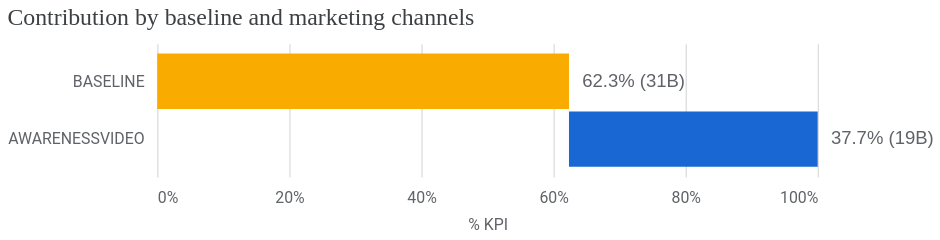

Here is the notebook cell this chart was saved with:
### Code cell
# 3. Search Volume Decomposition Waterfall Chart
visualizer.MediaSummary(
    meridian=mmm1s
).plot_contribution_waterfall_chart()

### Figure 1 — Vega-Lite specification as saved in the notebook (floating-point values rounded to 4 significant figures)
{"config": {"view": {"continuousWidth": 300, "continuousHeight": 300, "strokeOpacity": 0}, "axis": {"labelColor": "#5F6368", "labelFont": "Roboto", "labelFontSize": 12, "titleColor": "#5F6368", "titleFont": "Roboto", "titleFontSize": 12, "titleFontWeight": "normal", "titlePadding": 10}}, "layer": [{"mark": {"type": "bar", "size": 42}, "encoding": {"color": {"condition": {"test": "(datum.channel === 'BASELINE')", "value": "#F9AB00"}, "value": "#1967D2"}, "x": {"axis": {"domain": false, "format": "%", "labelPadding": 10, "tickCount": 5, "ticks": false}, "field": "prev_sum", "title": "% KPI", "type": "quantitative"}, "x2": {"field": "sum_outcome"}, "y": {"axis": {"domain": false, "labelLimit": 250, "labelPadding": 10, "ticks": false}, "field": "channel", "scale": {"paddingOuter": 0.2}, "sort": null, "title": null, "type": "nominal"}}, "transform": [{"window": [{"op": "sum", "field": "pct_of_contribution", "as": "sum_outcome"}, {"op": "lead", "field": "channel", "as": "kwargs"}]}, {"calculate": "datum.sum_outcome - datum.pct_of_contribution", "as": "prev_sum"}, {"calculate": "datum.incremental_outcome < 0 ? datum.prev_sum : datum.sum_outcome", "as": "text_x"}]}, {"mark": {"type": "text", "align": "left", "color": "#5F6368", "dx": 10, "fontSize": 14}, "encoding": {"text": {"field": "outcome_text", "type": "nominal"}, "x": {"field": "text_x", "type": "quantitative"}, "y": {"axis": {"domain": false, "labelLimit": 250, "labelPadding": 10, "ticks": false}, "field": "channel", "scale": {"paddingOuter": 0.2}, "sort": null, "title": null, "type": "nominal"}}, "transform": [{"window": [{"op": "sum", "field": "pct_of_contribution", "as": "sum_outcome"}, {"op": "lead", "field": "channel", "as": "kwargs"}]}, {"calculate": "datum.sum_outcome - datum.pct_of_contribution", "as": "prev_sum"}, {"calculate": "datum.incremental_outcome < 0 ? datum.prev_sum : datum.sum_outcome", "as": "text_x"}]}], "data": {"name": "data-3c5bb88e340be061628ee7623d020478"}, "height": 100.8, "title": {"text": "Contribution by baseline and marketing channels", "anchor": "start", "color": "#3C4043", "font": "Google Sans Display", "fontSize": 18, "fontWeight": "normal", "offset": 10}, "width": 500, "$schema": "https://vega.github.io/schema/vega-lite/v5.20.1.json", "datasets": {"data-3c5bb88e340be061628ee7623d020478": [{"channel": "BASELINE", "incremental_outcome": 31140000000.0, "pct_of_contribution": 0.6234, "outcome_text": "62.3% (31B)"}, {"channel": "AWARENESSVIDEO", "incremental_outcome": 18810000000.0, "pct_of_contribution": 0.3766, "outcome_text": "37.7% (19B)"}]}}
